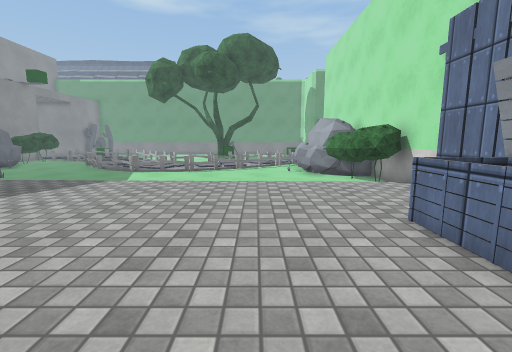
View 1 (above)

24 first-person views from a walk through a Unity game level. The camera is 1.2 m above the floor, tilts 8° down and sees 90° across. Doors are open. The floor is counted in squares, 0.69 m on a side. Each view is taken from the middle of a square. On the plan, view 1 faces up. The plan holds only what a view shows up to about 15 squares ahead; the rest is blank. The place goes on beyond the plan. The player is left out. Surface patterns are stand-ins for the level's own textures.

View 2
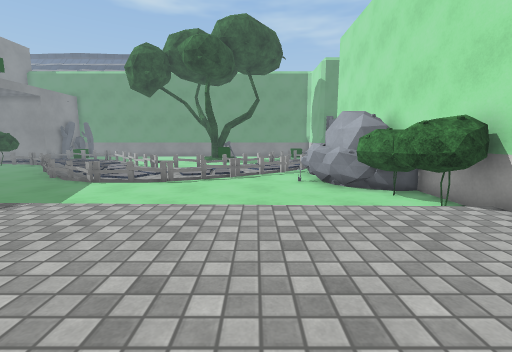

View 3
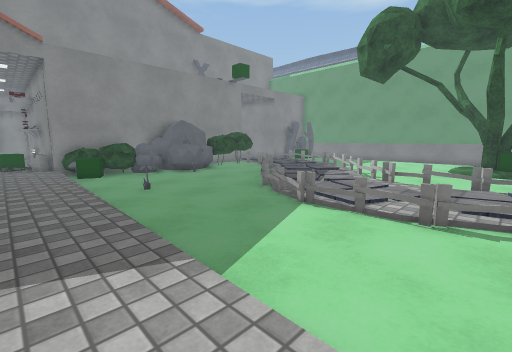

View 4
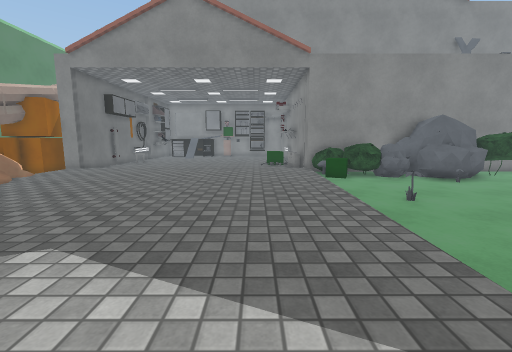

View 5
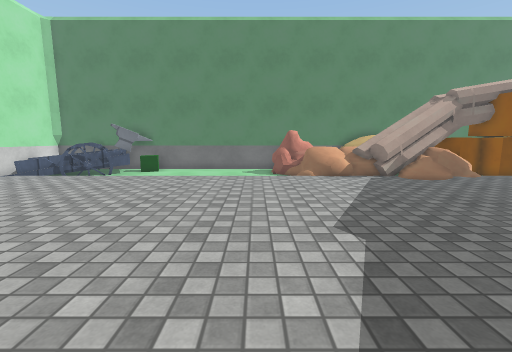

View 6
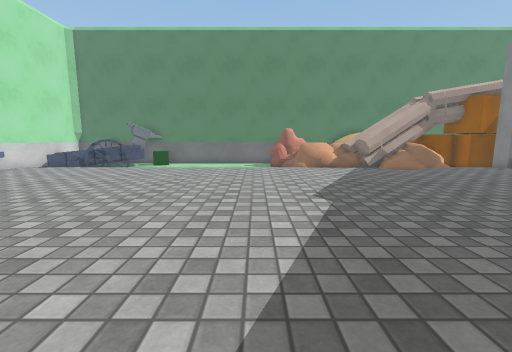

View 7
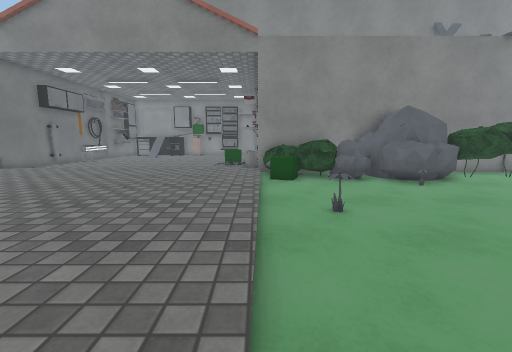

View 8
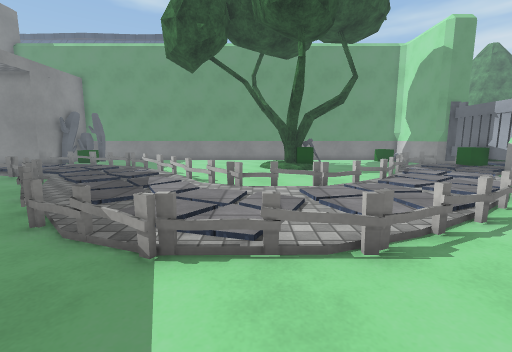

View 9
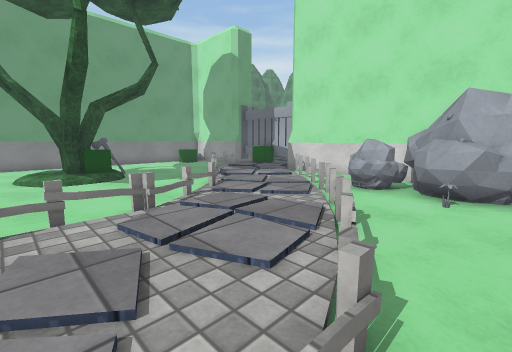

View 10
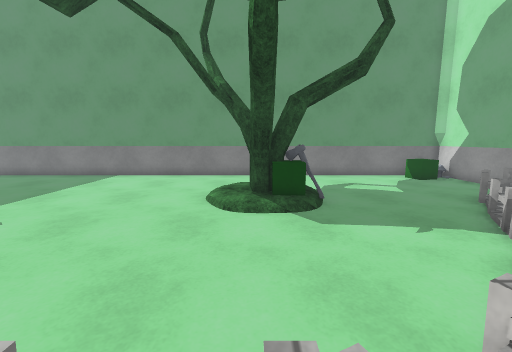

View 11
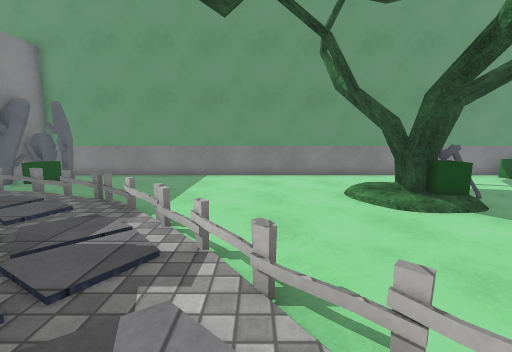

View 12
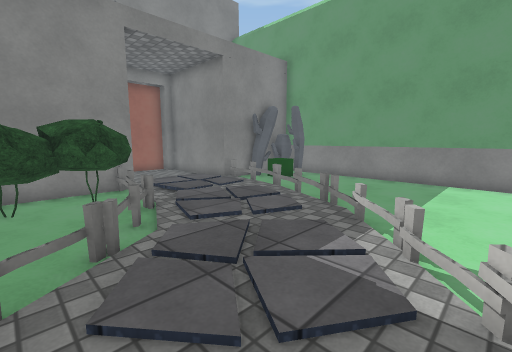

View 13
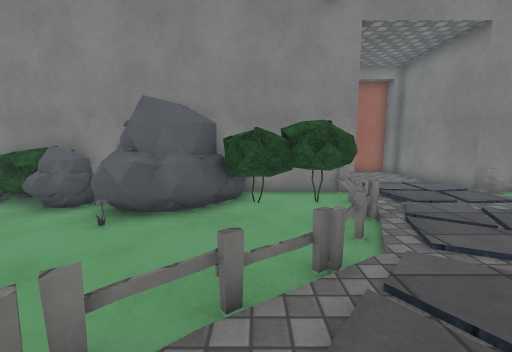

View 14
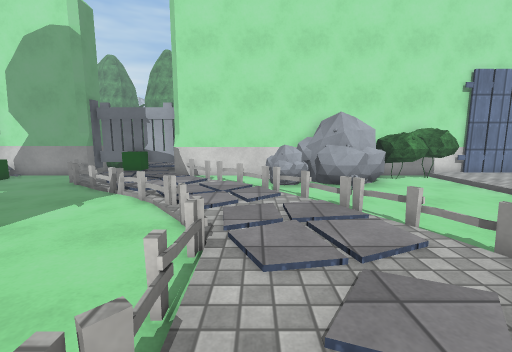

View 15
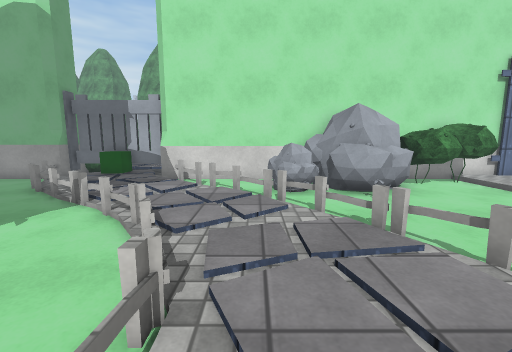

View 16
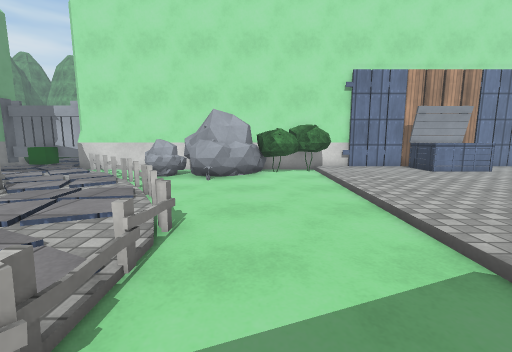

View 17
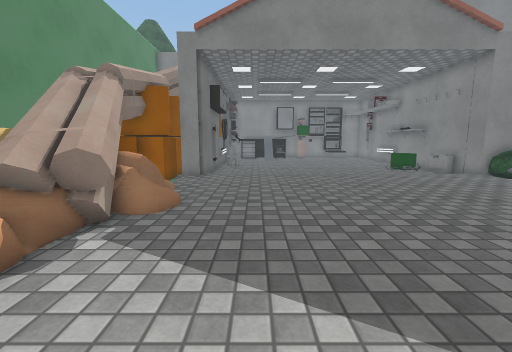

View 18
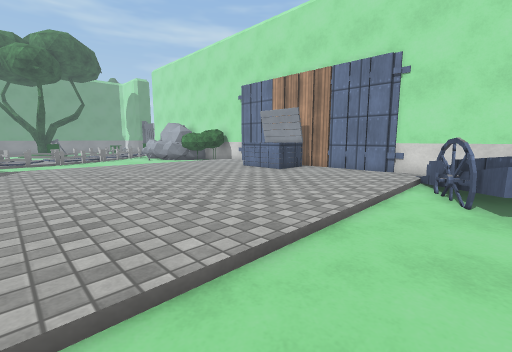

View 19
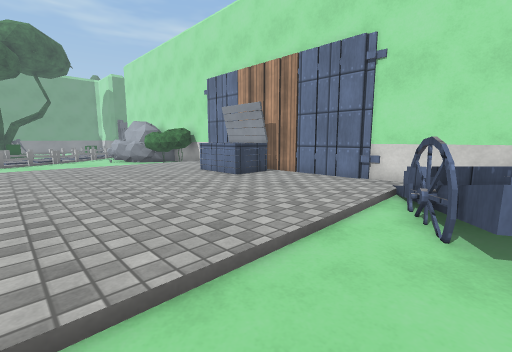

View 20
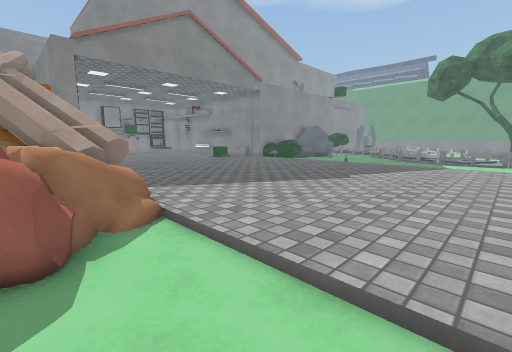

View 21
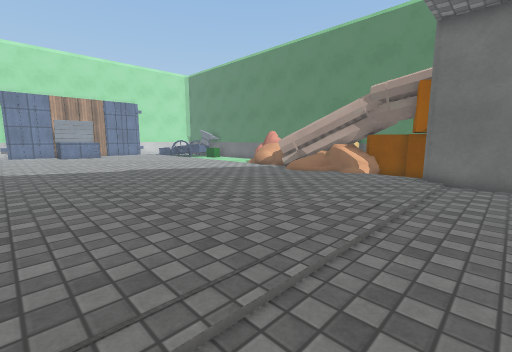

View 22
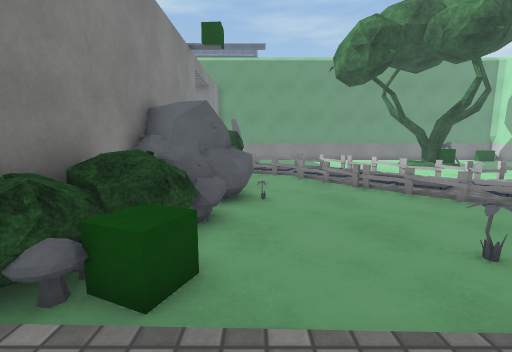

View 23
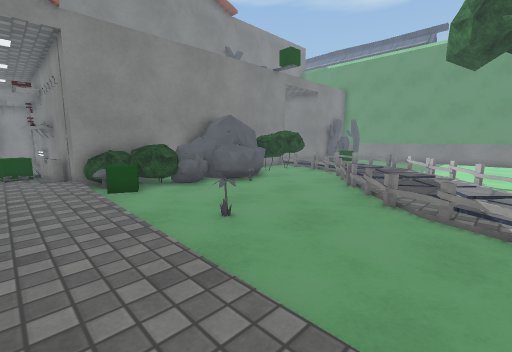

View 24
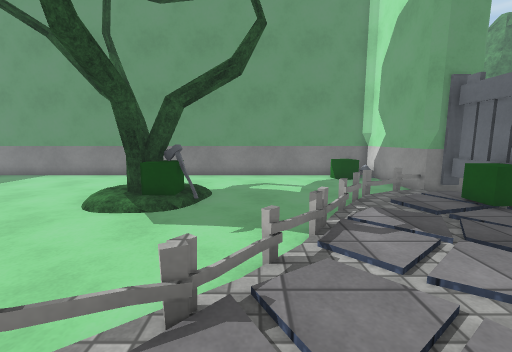

### Floor plan
Key: @ floor where view 1 was taken; # wall or solid block; . main floor; : floor 0.25 m higher than the main floor; - floor 0.25 m lower than the main floor; / step, stairs or slope; = window, fence, low wall or low ledge; O other object.
Columns run from 23 left of view 1 to 7 right of it. Each row starts with its distance up from view 1.
 35          #####
 34   #O##########################
 33   #OOO----------------------O#
 32   #O-O-----------------------#
 31   #O---------------  --------#
 30   #=---------------O --------##
 29 ###OO.O-O---------OOO------OO.O
 28 --./.....O---------OOO----O...O
 27 -///......./-------------O/...O
 26 --./......./O------------/....O
 25   #.-/......O-----------O.....O
 24   # OOO......O---------O/.../#O
 23   # OO-O-.....O-------O/..../#
 22   # OO--O......------O.....OO#
 21   # OO---O......OOOO......O--#
 20   O OO----O..............O- -#
 19     OOO---O-............-OOO-#
 18   OOOOO----OO.........OO--OOO#
 17   OOOOO-----//......O-O---OOOO
 16   #OOO---------..O.O-----OOOOO
 15   # OO---------O----------OOOO
 14   #OOO--------------------OOOO
 13   OOO-----O----------------OO#
 12   OOO----------------------OO#
 11 ###=//////////////////-----OOO
 10 O..........................OO#
  9 .............................#
  8 .............................#
  7 .............................#
  6 .............................#
  5 ..........................==##
  4 ..........................=.##
  3 ..........................==##
  2 .............................#
  1 .............................#
  0 .......................@.....#
 -1 .............................#
 -2 .............................#
 -3 ###...OO OO..................#
 -4 O#OO-OOOOOOOOO------------#//#
 -5 OOOOOOOOOOOOOO.---------=#:. #
 -6   OOOOOOOOOOOOOO-------=/::. #

Positions as (right, up) in squares from view 1, and headings:
1: (0, 0), facing up
2: (0, 4), facing up
3: (-3, 9), facing up-left
4: (-5, 8), facing left
5: (-7, 9), facing down
6: (-7, 11), facing down
7: (-7, 11), facing left
8: (-6, 12), facing up
9: (-6, 15), facing up-right
10: (-4, 20), facing up
11: (-9, 20), facing up
12: (-10, 21), facing up-left
13: (-11, 21), facing left
14: (-8, 20), facing right
15: (-6, 20), facing right
16: (-9, 14), facing right
17: (-8, 0), facing left
18: (-7, -6), facing up-right
19: (-4, -6), facing up-right
20: (-4, -6), facing up-left
21: (-23, 9), facing down-right
22: (-17, 9), facing up
23: (-8, 9), facing up-left
24: (0, 20), facing up
